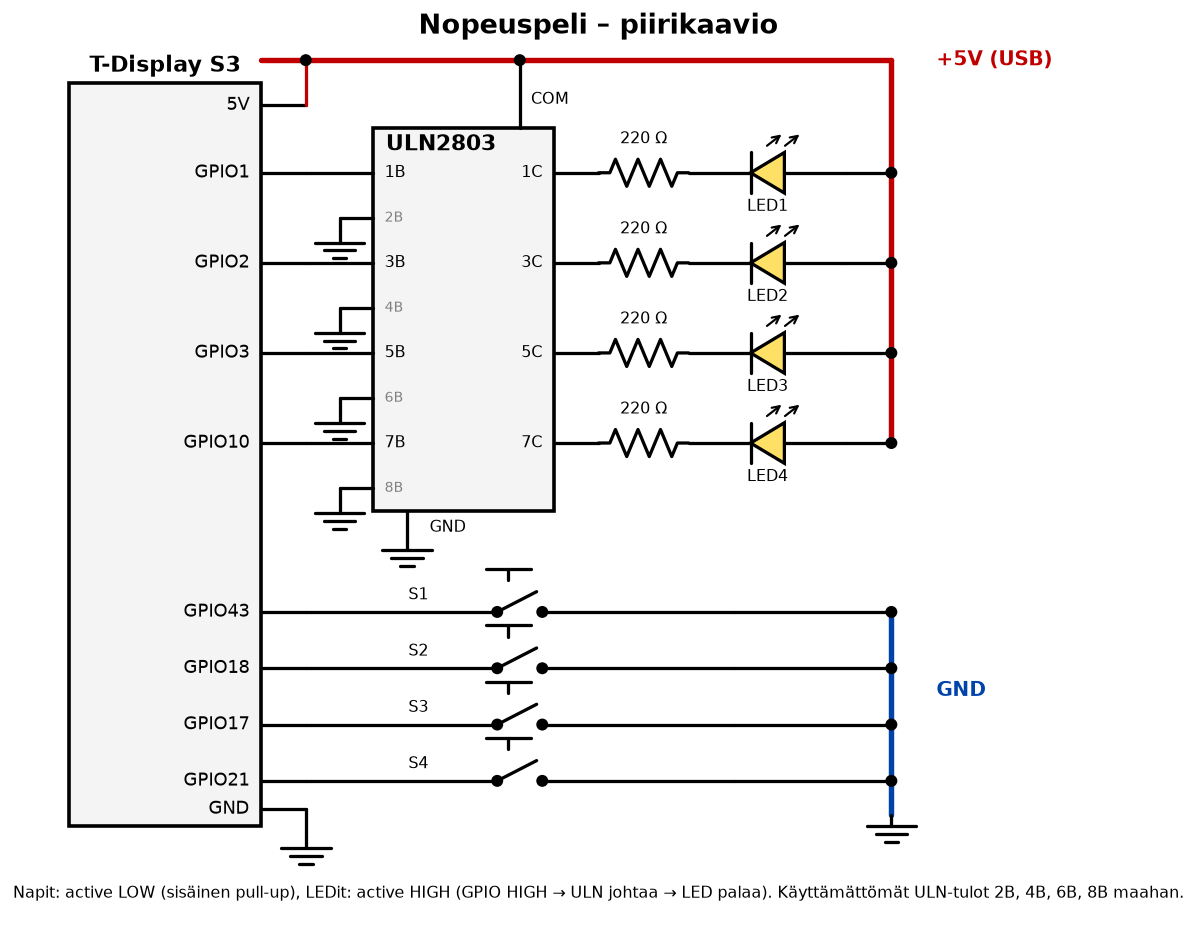

Python code for this plot:
"""Piirikaavio (schematic). Aja repon juuresta: python3 docs/piirikaavio.py"""
import matplotlib
matplotlib.use("Agg")
import matplotlib.pyplot as plt
from matplotlib.patches import Rectangle, Polygon, Circle

fig, ax = plt.subplots(figsize=(14, 9))
ax.set_xlim(0, 100); ax.set_ylim(-12, 68); ax.set_aspect("equal"); ax.axis("off")
K = "black"
def ln(xs, ys, c=K, lw=1.8): ax.plot(xs, ys, color=c, lw=lw, solid_capstyle="round")
def dot(x, y): ax.add_patch(Circle((x, y), 0.45, color=K, zorder=5))
def txt(x, y, s, **k): ax.text(x, y, s, ha=k.pop("ha", "center"), va=k.pop("va", "center"), fontsize=k.pop("fs", 10), **k)

def box(x0, y0, x1, y1, title):
    ax.add_patch(Rectangle((x0, y0), x1-x0, y1-y0, fill=True, fc="#f4f4f4", ec=K, lw=2))
    txt((x0+x1)/2, y1+1.5, title, fs=12, weight="bold")

def resistor(x0, x1, y):
    n = 6; w = (x1-x0-2)/n
    pts = [(x0, y), (x0+1, y)]
    for i in range(n):
        pts.append((x0+1+w*(i+.5), y+(1.2 if i % 2 == 0 else -1.2)))
    pts += [(x1-1, y), (x1, y)]
    ln([p[0] for p in pts], [p[1] for p in pts])

def led(x0, x1, y):
    """katodi vasemmalla (x0), anodi oikealla (x1); virta oikealta vasemmalle"""
    xm = (x0+x1)/2
    ln([x0, xm-1.5], [y, y]); ln([xm+1.5, x1], [y, y])
    ax.add_patch(Polygon([[xm+1.5, y+1.8], [xm+1.5, y-1.8], [xm-1.5, y]], closed=True, fc="#ffe066", ec=K, lw=1.8))
    ln([xm-1.5, xm-1.5], [y-1.8, y+1.8])
    for dx in (0, 1.6):
        ax.annotate("", xy=(xm+1.5+dx, y+3.6), xytext=(xm+dx-0.3, y+2.2), arrowprops=dict(arrowstyle="->", color=K, lw=1.2))

def button(x0, x1, y):
    xm = (x0+x1)/2
    ln([x0, xm-2], [y, y]); ln([xm+2, x1], [y, y])
    dot(xm-2, y); dot(xm+2, y)
    ln([xm-2, xm+1.5], [y, y+1.8])           # kosketin
    ln([xm-1, xm-1], [y+2.8, y+3.8]); ln([xm-3, xm+1], [y+3.8, y+3.8])  # painike

def gnd(x, y):
    ln([x, x], [y, y-1]); 
    for i, w in enumerate((2.2, 1.4, .6)):
        ln([x-w, x+w], [y-1-i*.7, y-1-i*.7])

# --- T-Display ---
box(3, -4, 20, 62, "T-Display S3")
led_rows = [(54, "GPIO1"), (46, "GPIO2"), (38, "GPIO3"), (30, "GPIO10")]
btn_rows = [(15, "GPIO43"), (10, "GPIO18"), (5, "GPIO17"), (0, "GPIO21")]
for y, n in led_rows + btn_rows:
    txt(19, y, n, ha="right", fs=10)
    ln([20, 24], [y, y]); 
txt(19, 60, "5V", ha="right"); ln([20, 24], [60, 60])
txt(19, -2.5, "GND", ha="right"); ln([20, 24], [-2.5, -2.5])

# --- ULN2803 ---
box(30, 24, 46, 58, ""); txt(36, 56.5, "ULN2803", fs=12, weight="bold")
for i, (y, _) in enumerate(led_rows):
    ln([24, 30], [y, y])
    txt(31, y, f"{2*i+1}B", ha="left", fs=9)
    txt(45, y, f"{2*i+1}C", ha="right", fs=9)
    ln([46, 50], [y, y])
    resistor(50, 58, y); txt(54, y+3, "220 Ω", fs=9)
    led(58, 72, y); txt(65, y-3.0, f"LED{i+1}", fs=9)
    ln([72, 76], [y, y]); dot(76, y)
# kytkentä: lähdöt eivät kuljeta virtaa tulojen läpi: input-vedot jo piirretty 24->30
# käyttämättömät tulot 2B,4B,6B,8B maahan
for i, y in enumerate((50, 42, 34, 26)):
    ln([30, 27], [y, y]); txt(31, y, f"{2*i+2}B", ha="left", fs=8, color="gray")
    ln([27, 27], [y, y-1.2]); gnd(27, y-1.2)
ln([33, 33], [24, 21.5]); txt(35, 22.5, "GND", fs=9, ha="left"); gnd(33, 21.5)
ln([43, 43], [58, 64]); txt(44, 60.5, "COM", fs=9, ha="left")

# +5V kisko
ln([76, 76], [30, 64], lw=3, c="#c00000")
ln([20, 76], [64, 64], c="#c00000", lw=3)
ln([24, 24], [60, 64], c="#c00000"); dot(24, 64)
dot(43, 64); txt(80, 64, "+5V (USB)", fs=11, weight="bold", color="#c00000", ha="left")

# --- napit ---
for i, (y, _) in enumerate(btn_rows):
    ln([24, 50], [y, y]) if False else None
    button(24, 62, y); txt(34, y+1.5, f"S{i+1}", fs=9)
    ln([62, 76], [y, y]); dot(76, y)
ln([76, 76], [0, 15], lw=3, c="#0044aa")
ln([76, 76], [0, -3], lw=3, c="#0044aa"); gnd(76, -3)
txt(80, 8, "GND", fs=11, weight="bold", color="#0044aa", ha="left")
# GND T-Display -> maahan
ln([24, 24], [-2.5, -5]); gnd(24, -5)
txt(50, -10, "Napit: active LOW (sisäinen pull-up), LEDit: active HIGH (GPIO HIGH → ULN johtaa → LED palaa). "
    "Käyttämättömät ULN-tulot 2B, 4B, 6B, 8B maahan.", fs=9)
txt(50, 67, "Nopeuspeli – piirikaavio", fs=15, weight="bold")
# 5V-pinnistä vedetty johto
fig.savefig("docs/piirikaavio.png", dpi=130, bbox_inches="tight", facecolor="white")
